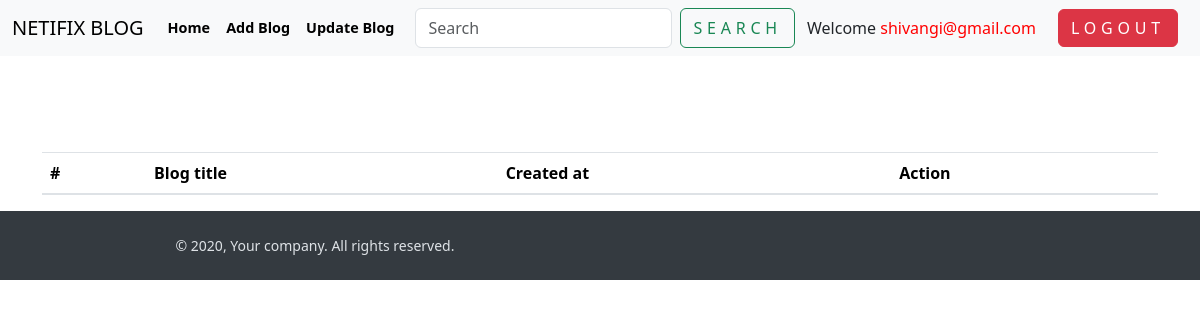
The page /see_blog/ (signed in) on the database as committed earlier.
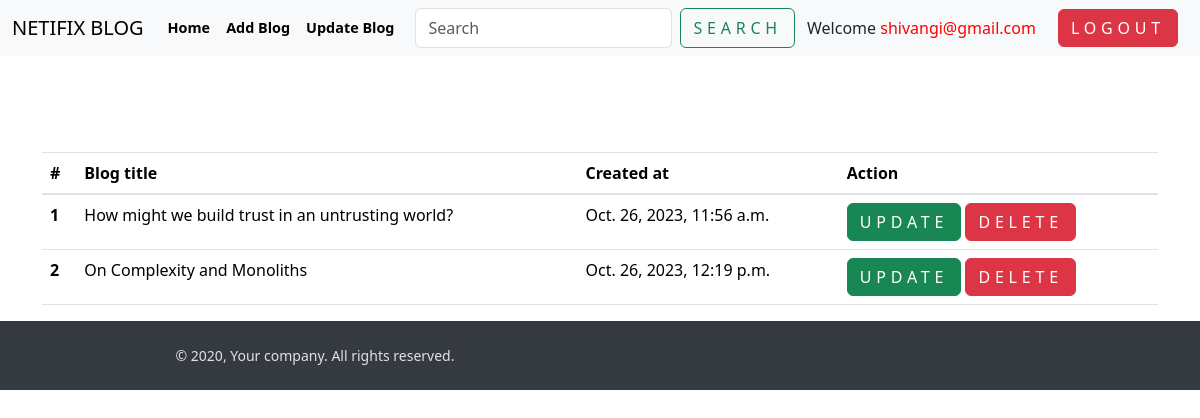
The same page on the database as committed later.
### blogapp/models.py (models this page shows, shortened)
class blogmodel(models.Model):
    user=models.ForeignKey(User, blank=True, null=True, on_delete=models.CASCADE)
    title = models.CharField(max_length=1500)
    content=HTMLField()
    slug=models.SlugField(max_length=1000,null=True,blank=True)
    image=models.ImageField(upload_to='media')
    created_at=models.DateTimeField( auto_now_add=True)
    updated_at=models.DateTimeField( auto_now=True)

### blogapp/views.py (the view)
# urls.py: path('see_blog/',see_blog,name="see_blog")
@login_required(login_url="/login/")
def see_blog(request):
    try:
     blog_objs=blogmodel.objects.filter(user=request.user)
     context={
        'blog_objs': blog_objs
     }
    except Exception as e:
        print(e)
    return render(request, 'see_blog.html',context)

### templates/see_blog.html
{% extends "base.html" %}
{% block start %}
<section class="mt-5 pt-5">
    <div class="container">
        <table class="table">
        <thead>
          <tr>
            <th scope="col">#</th>
            <th scope="col">Blog title</th>
            <th scope="col">Created at</th>
            <th scope="col">Action</th>
          </tr>
        </thead>
        <tbody>
            {% for blog in blog_objs %}
          <tr>
            <th scope="row">{{forloop.counter}}</th>
            <td>{{blog.title}}</td>
            <td>{{blog.created_at}}</td>
            <td>
                <a href="/blog_update/{{blog.slug}}" class="btn btn-success">Update</a>
                <a href="/blog_delete/{{blog.id}}" class="btn btn-danger">Delete</a>
            </td>
          </tr>
          {% endfor %}
          </tbody>
          </table>
    </div>
</section>
{% endblock %}

Rows that differ between the two databases and show on the page:
added blogmodel: title "How might we build trust in an untrusting world?", created_at "Oct. 26, 2023, 11:56 a.m."
added blogmodel: title "On Complexity and Monoliths", created_at "Oct. 26, 2023, 12:19 p.m."
